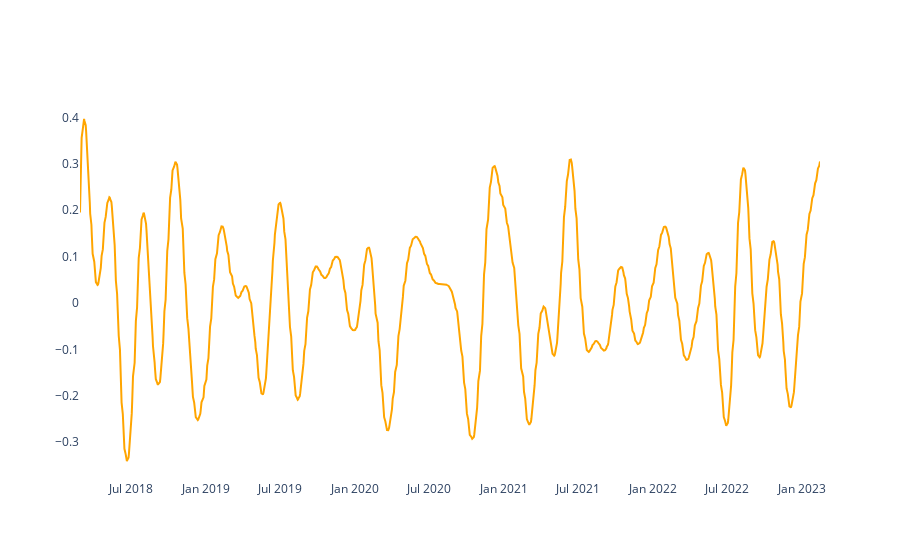

Notebook code for this chart:
### Code cell
#APLICANDO REMOÇÃO DE TENDÊNCIA SAZONAL NO TSI E EM SEGUIDA APLICANDO O GAUSSIAN ***


#Instanciando o normalizador
scaler = MinMaxScaler(feature_range=(1,2))

#Transformando o tsi do ativo em um array numpy
tsi_np = np.array(resultados_tsi_sem_null)

scaler.fit(tsi_np.reshape(-1,1))

tsi_scaler = scaler.transform(tsi_np.reshape(-1,1))

tsi_scaler_df = pd.DataFrame(tsi_scaler,columns=["tsi_scaler"])


#Removendo a tendência sazonal do tsi
res = seasonal_decompose(tsi_scaler_df["tsi_scaler"], model='multiplicative', extrapolate_trend='freq',period=90)

detrended = tsi_scaler_df["tsi_scaler"].values - res.trend

detrended_df = pd.DataFrame(detrended)


#Aplicando o gaussian no tsi sem a tendência sazonal
tsi_np = detrended_df["trend"].to_numpy()

tsi_np = tsi_np.reshape(1,len(tsi_np))

smoother_tsi = GaussianSmoother(n_knots=60, sigma=0.001)
smoother_tsi.smooth(tsi_np)


fig = go.Figure()

'''
fig.add_trace(
    go.Scatter(
        name="TSI Sem tendência",
        x=df.tail(len(resultados_tsi_sem_null)).index,
        y=detrended_df["trend"],
        line=dict(color='blue', width=1))
)
'''

fig.add_trace(
    go.Scatter(
        x=df.tail(len(resultados_tsi_sem_null)).index,
        y=smoother_tsi.smooth_data[0],
        mode='lines',
        name='TSI sem tendência - gaussian',
        line=dict(color="orange"))
)


fig.update_layout(paper_bgcolor='rgba(0,0,0,0)', plot_bgcolor='rgba(0,0,0,0)')
fig.show()

### Figure 1 — Plotly figure (JSON) as saved in the notebook; plotly's stock layout.template omitted (floating-point values rounded to 4 significant figures; data arrays with more than 128 entries replaced by an {"elided": "..."} marker saying what was removed)
{"data": [{"line": {"color": "orange"}, "mode": "lines", "name": "TSI sem tendência - gaussian", "type": "scatter", "x": {"elided": "1235 str values"}, "y": {"elided": "1235 float values"}}], "layout": {"paper_bgcolor": "rgba(0,0,0,0)", "plot_bgcolor": "rgba(0,0,0,0)"}}
